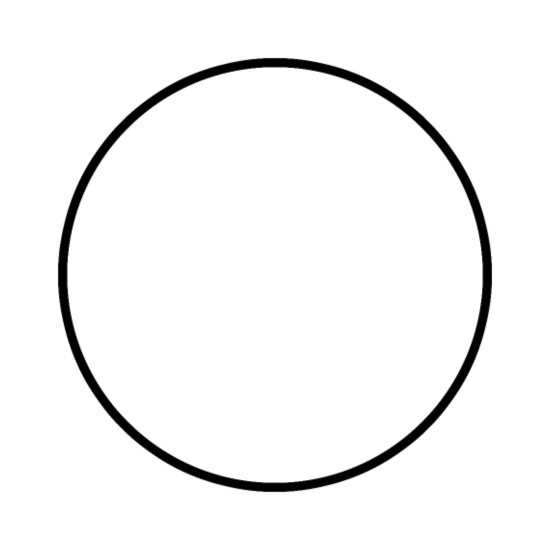
%> input picture Frecuency domain/circle.png, 550 x 550 px
$ octave 'Frecuency Domain.m'   (GNU Octave 9; MATLAB toolbox functions it lacks are replaced by stand-ins)
%> lines starting %> are read from the running program, lines starting %| are printed output that depends on the picture
% Read the image
datos=imread('circle.png');
%> datos is the input picture: size 550x550x3 uint8; min 0, max 255, mean 244.8
% Genterate double image
datos2=double(datos);
% transformada inversa de fourier
d=ifftshift(datos2);
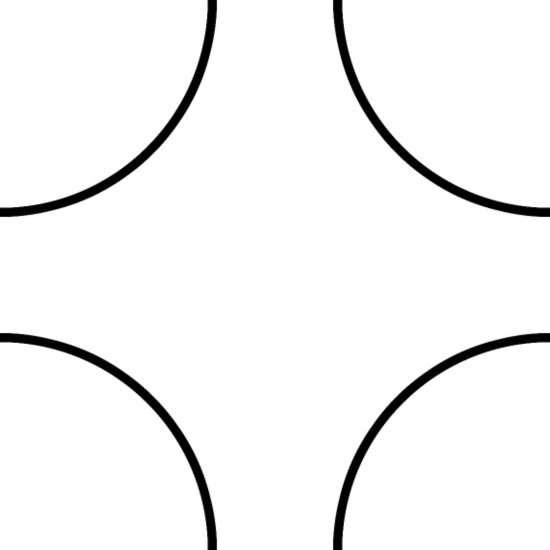
%> d: size 550x550x3 double; min 0, max 255, mean 244.8; mean of the top-left, top-right, bottom-left and bottom-right quarters 244.8, 244.8, 244.8, 244.8
f=ifft2(d);
f2=fftshift(f);
figure()
imagesc(abs(f2));
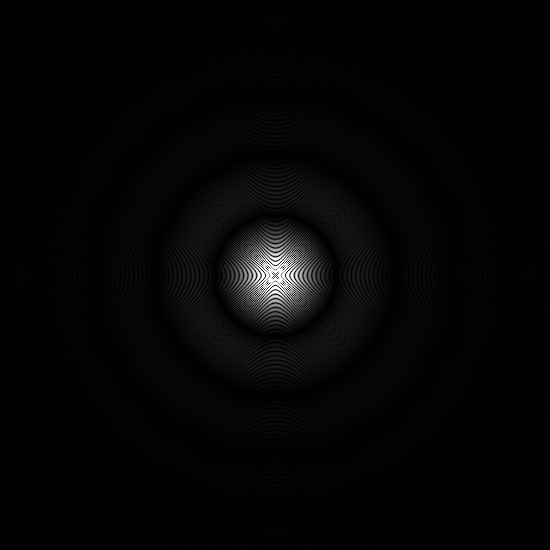
%> displayed picture: size 550x550x3, on the screen's scale of 0 to 255; min 0, max 255, mean 5
